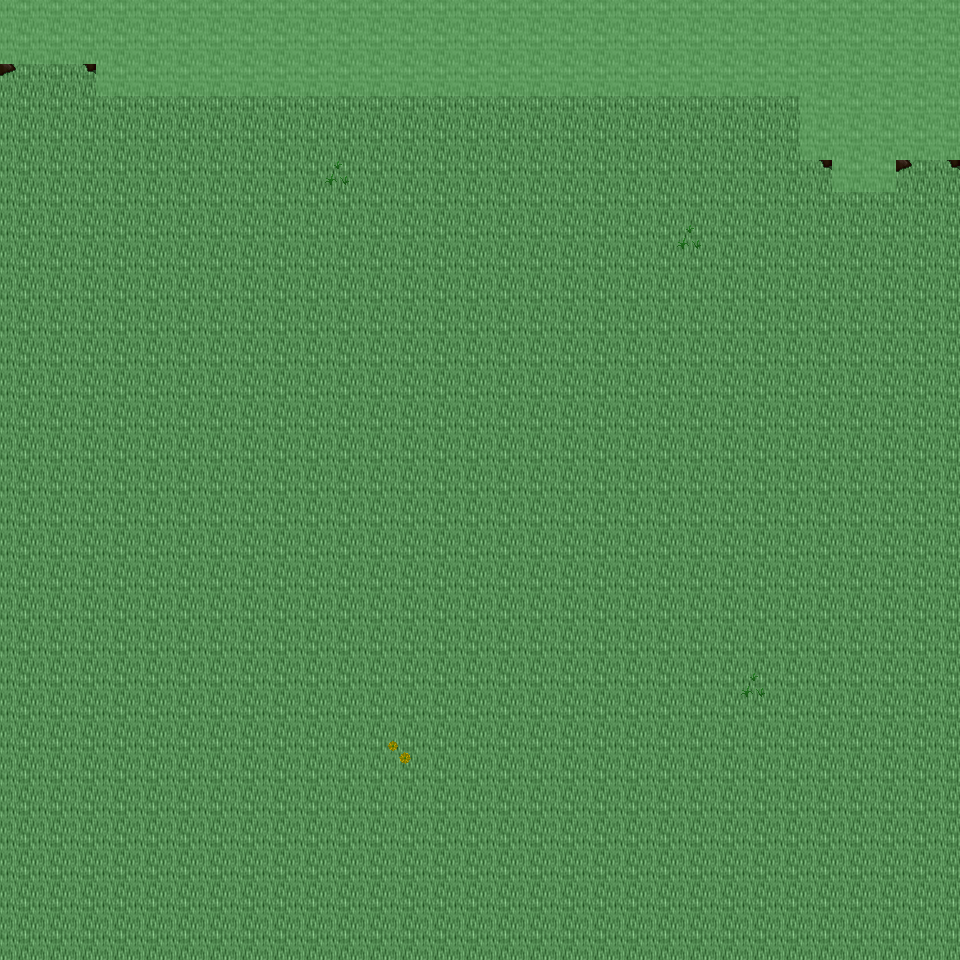

Below is a game level as drawn by its tile map, then a one-line description and the .tmx that defines it (tile-layer data replaced by summaries):
An orthogonal 30x30 tile map with 32x32 px tiles, 6 tile layers (Ground, Object, Object2, Above, ...), 14 tilesets and 3 objects (3x mapExit).

<map version="1.0" orientation="orthogonal" renderorder="right-down" width="30" height="30" tilewidth="32" tileheight="32" nextobjectid="4">
  <tileset firstgid="1" name="tileset_ground_ground" tilewidth="32" tileheight="32" tilecount="33" columns="3">
    <image source="../drawable/tileset_ground_ground.png" width="96" height="352" />
  </tileset>
  <tileset firstgid="34" name="tileset_ground_water_pool" tilewidth="32" tileheight="32" tilecount="72" columns="3">
    <image source="../drawable/tileset_ground_water_pool.png" width="96" height="768" />
  </tileset>
  <tileset firstgid="106" name="tileset_plant_tree_tree_darkgreen" tilewidth="32" tileheight="32" tilecount="88" columns="8">
    <image source="../drawable/tileset_plant_tree_tree_darkgreen.png" width="256" height="352" />
  </tileset>
  <tileset firstgid="194" name="tileset_ground_grass_edges" tilewidth="32" tileheight="32" tilecount="36" columns="12">
    <image source="../drawable/tileset_ground_grass_edges.png" width="384" height="96" />
  </tileset>
  <tileset firstgid="230" name="tileset_ground_grass_corners" tilewidth="32" tileheight="32" tilecount="24" columns="6">
    <image source="../drawable/tileset_ground_grass_corners.png" width="192" height="128" />
  </tileset>
  <tileset firstgid="254" name="tileset_plant_grasses" tilewidth="32" tileheight="32" tilecount="6" columns="3">
    <image source="../drawable/tileset_plant_grasses.png" width="96" height="64" />
  </tileset>
  <tileset firstgid="260" name="tileset_plant_flower_daisy_yellow" tilewidth="32" tileheight="32" tilecount="8" columns="2">
    <image source="../drawable/tileset_plant_flower_daisy_yellow.png" width="64" height="128" />
  </tileset>
  <tileset firstgid="268" name="tileset_plant_flower_daisy_blue" tilewidth="32" tileheight="32" tilecount="8" columns="2">
    <image source="../drawable/tileset_plant_flower_daisy_blue.png" width="64" height="128" />
  </tileset>
  <tileset firstgid="276" name="tileset_logic_item_mushroom" tilewidth="32" tileheight="32" tilecount="6" columns="6">
    <image source="../drawable/tileset_logic_item_mushroom.png" width="192" height="32" />
  </tileset>
  <tileset firstgid="282" name="tileset_logic_item_resources" tilewidth="32" tileheight="32" tilecount="6" columns="6">
    <image source="../drawable/tileset_logic_item_resources.png" width="192" height="32" />
  </tileset>
  <tileset firstgid="288" name="tileset_logic_item_vegetable" tilewidth="32" tileheight="32" tilecount="16" columns="8">
    <image source="../drawable/tileset_logic_item_vegetable.png" width="256" height="64" />
  </tileset>
  <tileset firstgid="304" name="tileset_logic_creature_animal" tilewidth="32" tileheight="32" tilecount="32" columns="8">
    <image source="../drawable/tileset_logic_creature_animal.png" width="256" height="128" />
  </tileset>
  <tileset firstgid="336" name="tileset_logic_collision" tilewidth="32" tileheight="32" tilecount="1" columns="1">
    <image source="../drawable/tileset_logic_collision.png" width="32" height="32" />
  </tileset>
  <tileset firstgid="337" name="tileset_logic_item_herb" tilewidth="32" tileheight="32" tilecount="5" columns="5">
    <image source="../drawable/tileset_logic_item_herb.png" width="160" height="32" />
  </tileset>
  <layer name="Ground" width="30" height="30">
    <data>[900 cells, 900 non-empty, 1 distinct tile ids]</data>
  </layer>
  <layer name="Object" width="30" height="30">
    <data>[900 cells, 99 non-empty, 23 distinct tile ids]</data>
  </layer>
  <layer name="Object2" width="30" height="30">
    <data>[900 cells, 7 non-empty, 5 distinct tile ids]</data>
  </layer>
  <layer name="Above" width="30" height="30">
    <data>[900 cells, 21 non-empty, 12 distinct tile ids]</data>
  </layer>
  <layer name="Above2" width="30" height="30">
    <data>[900 cells, 0 non-empty, 0 distinct tile ids]</data>
  </layer>
  <layer name="Walkable" width="30" height="30">
    <data>[900 cells, 99 non-empty, 1 distinct tile ids]</data>
  </layer>
  <objectgroup name="MapEvents">
    <object id="1" name="south" type="mapExit" x="0" y="928" width="960" height="32">
      <properties>
        <property name="map" value="level_0_x173_y95" />
        <property name="x" value="0" />
        <property name="y" value="1" />
      </properties>
    </object>
    <object id="2" name="west" type="mapExit" x="0" y="64" width="32" height="896">
      <properties>
        <property name="map" value="level_0_x172_y94" />
        <property name="x" value="28" />
        <property name="y" value="2" />
      </properties>
    </object>
    <object id="3" name="east" type="mapExit" x="928" y="160" width="32" height="800">
      <properties>
        <property name="map" value="level_0_x174_y94" />
        <property name="x" value="1" />
        <property name="y" value="5" />
      </properties>
    </object>
  </objectgroup>
</map>
